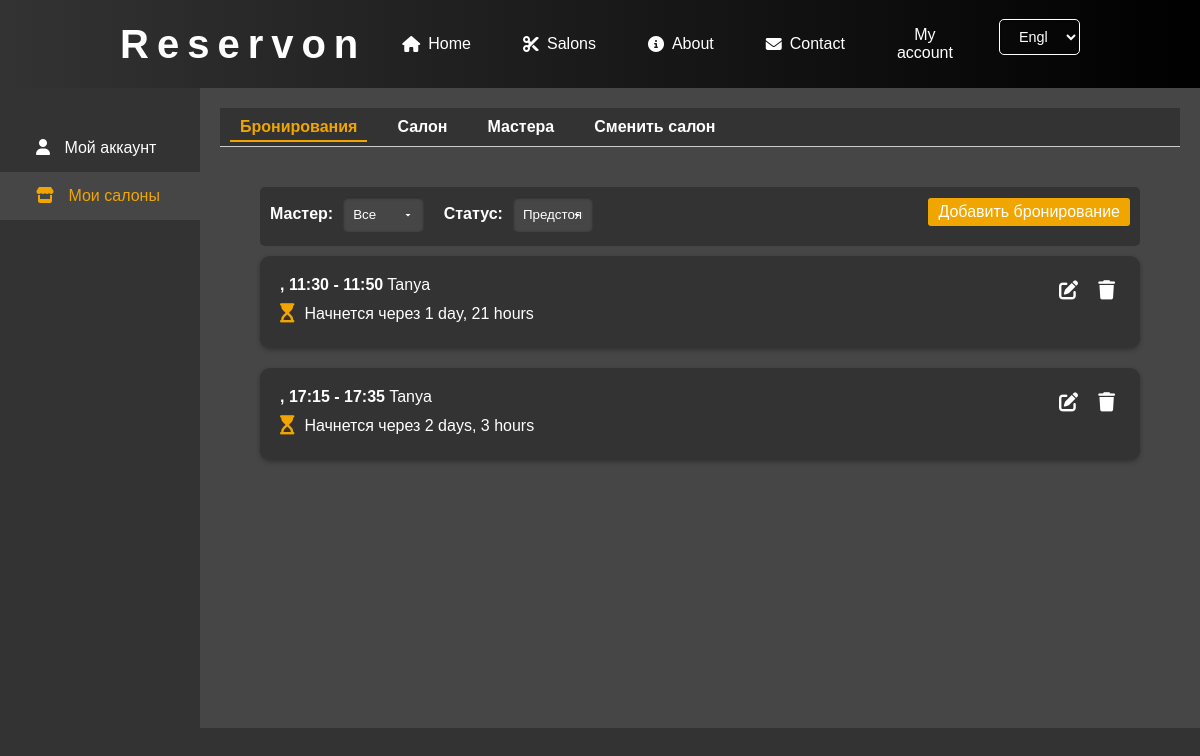
Before: /user-account/bookings/ (signed in) with the older database file.
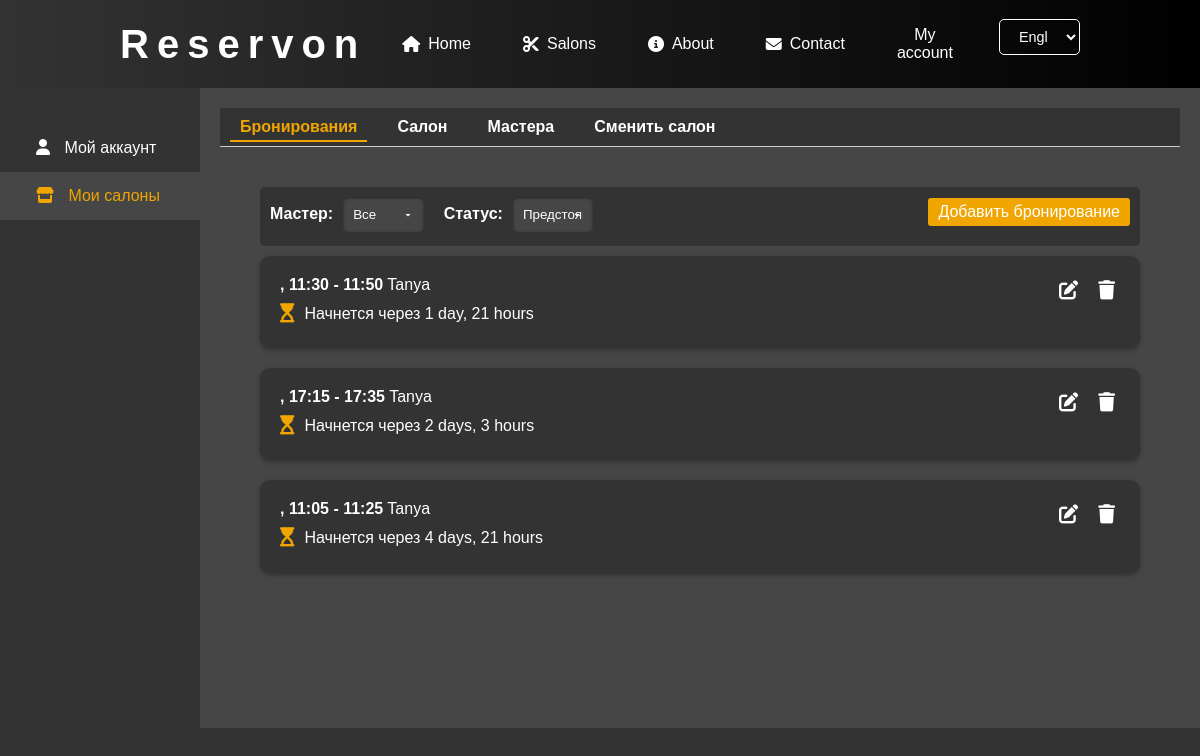
After: the same page with the newer database file.
### salons/models.py (models this page shows, shortened)
class Appointment(models.Model):
    salon = models.ForeignKey(Salon, on_delete=models.CASCADE)
    user = models.ForeignKey(User, on_delete=models.CASCADE, null=True, blank=True)
    start_datetime = models.DateTimeField()
    end_datetime = models.DateTimeField(null=True, blank=True)
    barbers = models.ManyToManyField(
        Barber,
        through='AppointmentBarberService',
        related_name='appointments'
    )

class AppointmentBarberService(models.Model):
    appointment = models.ForeignKey(Appointment, on_delete=models.CASCADE, related_name='barber_services')
    barber = models.ForeignKey(Barber, on_delete=models.SET_NULL, null=True, blank=True, related_name='appointmentbarberservice')
    services = models.ManyToManyField(Service)
    start_datetime = models.DateTimeField()
    end_datetime = models.DateTimeField()

class Barber(models.Model):
    salon = models.ForeignKey(Salon, on_delete=models.CASCADE, related_name='barbers')
    user = models.OneToOneField(User, on_delete=models.SET_NULL, null=True, blank=True)
    name = models.CharField(max_length=100)
    avatar = models.ImageField(upload_to='salons/barbers', blank=True, null=True)
    description = models.TextField(blank=True, null=True)
    categories = models.ManyToManyField(ServiceCategory, related_name='barbers')  # Add this line
    def __str__(self):
        return f"{self.name} ({self.salon.name})"

### user_account/views.py (the view)
# urls.py: path('bookings/', views.manage_bookings, name='manage_bookings'),
@login_required
def manage_bookings(request):
    user = request.user
    salons = user.administered_salons.all()
    if not salons.exists():
        return render(request, 'user_account/no_salons.html')
    salon_id = request.GET.get('salon_id')
    if salon_id:
        selected_salon = get_object_or_404(Salon, id=salon_id, admins=user)
    else:
        selected_salon = salons.first()
    appointments = Appointment.objects.filter(salon=selected_salon)
    barber_id = request.GET.get('barber')
    status = request.GET.get('status', 'upcoming')  # По умолчанию 'upcoming'
    if barber_id:
        appointments = appointments.filter(barber_services__barber_id=barber_id)
    if status == 'past':
        appointments = appointments.filter(end_datetime__lt=timezone.now())
    elif status == 'upcoming':
        appointments = appointments.filter(start_datetime__gte=timezone.now())
    appointments = appointments.distinct()
    appointments = appointments.order_by('start_datetime')
    paginator = Paginator(appointments, 10)
    page_number = request.GET.get('page')
    page_obj = paginator.get_page(page_number)
    barbers = Barber.objects.filter(salon=selected_salon)
    booking_form = AdminBookingForm()
    context = {
        'appointments': page_obj,
        'barbers': barbers,
        'selected_salon': selected_salon,
        'salons': salons,
        'active_menu': 'bookings',
        'active_sidebar': 'salons',
        'now': timezone.now(),
        'booking_form': booking_form,
    }
    return render(request, 'user_account/manage_bookings.html', context)

### user_account/forms.py
class AdminBookingForm(forms.ModelForm):
    barber = forms.ModelChoiceField(
        queryset=Barber.objects.all(),
        required=False,
        label='Мастер'
    )
    services = forms.ModelMultipleChoiceField(
        queryset=Service.objects.all(),
        required=False,
        label='Услуги'
    )
    class Meta:
        model = Appointment
        fields = ['start_datetime', 'end_datetime', 'barber', 'services']
        labels = {
            'start_datetime': 'Начало бронирования',
            'end_datetime': 'Конец бронирования',
        }
        widgets = {
            'start_datetime': DateTimeInput(attrs={'type': 'datetime-local'}),
            'end_datetime': DateTimeInput(attrs={'type': 'datetime-local'}),
        }

### salons/models.py (called while the page is built)
    def __str__(self):
        return self.name

### user_account/templatetags/custom_filters.py (called while the page is built)
@register.filter
def format_date_localized(value):
    if value is None:
        return ''
    tz = timezone.get_current_timezone()
    value = timezone.localtime(value, tz)
    current_language = get_language() or 'en'
    locale_code = LANGUAGE_LOCALE_MAP.get(current_language, 'en')
    return format_datetime(value, "d MMMM", locale=locale_code)

### user_account/templates/user_account/manage_bookings.html (shortened to what this page needs)
{% extends "user_account/account_base.html" %}
{% load custom_filters %}
{% load static %}
{% block page_content %}
<div class="bookings-container">
    <form method="get" class="filter-form">
        <div class="filter-fields">
            <label for="barber">Мастер:</label>
            <select name="barber" id="barber"  onchange="this.form.submit()">
                <option value="">Все</option>
            </select>
            <label for="status">Статус:</label>
            <select name="status" id="status"  onchange="this.form.submit()">
                <option value="upcoming" {% if request.GET.status == 'upcoming' or request.GET.status == None %}selected{% endif %}>Предстоящие</option>
            </select>
        </div>
          <button type="button" class="btn btn-primary" data-toggle="modal" data-target="#addBookingModal">
            Добавить бронирование
          </button>
        </form>
                        {% include "user_account/add_booking.html" with form=booking_form selected_salon=selected_salon %}
    {% for appointment in appointments %}
        {% if appointment.id %}
    <div class="booking-card"  onclick="window.location.href=`{% url 'user_account:edit_booking' appointment.id %}`">
        <div class="booking-info">
           <span class="booking-time">{{ appointment.start_datetime|format_date_localized }}, {{ appointment.start_datetime|time:"H:i" }} - {{ appointment.end_datetime|time:"H:i" }}</span>
           {% for barber_service in appointment.barber_services.all %}
                    {{ barber_service.barber.name }}{% if not forloop.last %}, {% endif %}
                {% endfor %}
            {% with time_diff=appointment.start_datetime|timeuntil:now %}
            {% if appointment.start_datetime > now %}
                <p>
                    <i class="fas fa-hourglass-start"></i>
                    <span class="booking-countdown">Начнется через {{ time_diff }}</span>
                </p>
            {% else %}
                <p>
                    <i class="fas fa-hourglass-end"></i>
                    <span class="booking-countdown">Уже началось</span>
                </p>
            {% endif %}
        {% endwith %}
        </div>
        <div class="booking-actions">
            <a href="{% url 'user_account:edit_booking' appointment.id %}" class="action-button" title="Редактировать"><i class="fas fa-edit"></i></a>
            <a href="{% url 'user_account:delete_booking' appointment.id %}" class="action-button" title="Удалить"><i class="fas fa-trash"></i></a>
        </div>
    </div>
    {% else %}
        <p>Ошибка: бронирование без идентификатора.</p>
    {% endif %}
        {% empty %}
        <p>Бронирований пока нет</p>
    {% endfor %}
</div>
{% endblock %}

### user_account/templates/user_account/account_base.html (shortened to what this page needs)
{% extends "base.html" %}
{% load static %}
{% block content %}
<link rel="stylesheet" href="{% static 'user_account/css/unified.css' %}">
<link rel="stylesheet" href="{% static 'user_account/css/my_account.css' %}">
<link rel="stylesheet" href="{% static 'user_account/css/account.css' %}">
<link rel="stylesheet" href="{% static 'user_account/css/manage_bookings.css' %}">
<link rel="stylesheet" href="{% static 'user_account/css/dashboard.css' %}">
<link rel="stylesheet" href="{% static 'user_account/css/edit_booking.css' %}">
<div class="dashboard-container">
    <nav class="sidebar">
        <ul>
            <li class="{% if active_sidebar == 'account' %}active{% endif %}"><a href="{% url 'user_account:my_account' %}"><i class="fas fa-user"></i> Мой аккаунт</a></li>
            <li class="{% if active_sidebar == 'salons' %}active{% endif %}"><a href="{% url 'user_account:account_dashboard' %}"><i class="fas fa-store"></i> Мои салоны</a></li>
        </ul>
    </nav>
    <div class="main-content">
        <div class="top-menu">
            <ul>
                <li class="{% if active_menu == 'bookings' %}active{% endif %}"><a href="{% url 'user_account:manage_bookings' %}">Бронирования</a></li>
                <li class="{% if active_menu == 'salon' %}active{% endif %}"><a href="{% url 'user_account:account_dashboard' %}">Салон</a></li>
                <li class="{% if active_menu == 'salon_masters' %}active{% endif %}"><a href="{% url 'user_account:salon_masters' %}">Мастера</a></li>
                {% if salons|length > 1 %}
                    <li><a href="#" id="change-salon-button">Сменить салон</a></li>
                {% endif %}
            </ul>
        </div>
        <div class="page-content">
            {% block page_content %}{% endblock %}
        </div>
    </div>
</div>
<link href="https://cdn.jsdelivr.net/npm/select2@4.1.0-rc.0/dist/css/select2.min.css" rel="stylesheet" />
<link rel="stylesheet" href="https://cdn.jsdelivr.net/npm/flatpickr/dist/flatpickr.min.css">
{% endblock %}

### main/templates/base.html (shortened to what this page needs)
{% load static %}
{% load socialaccount %}
<!DOCTYPE html>
<html lang="en">
  <head>
    <link rel="stylesheet" href="{% static 'main/css/main.css' %}">
    <link rel="stylesheet" href="{% static 'main/css/header.css' %}">
    <link rel="stylesheet" href="{% static 'main/css/section.css' %}">
  </head>
  <body>
    <header>
      {% include "main/header.html" %}
    </header>
    <main>
      {% block content %} {% endblock %}
    </main>
  </body>
</html>

### main/templates/main/header.html (shortened to what this page needs)
{% load i18n %}
{% get_current_language as LANGUAGE_CODE %}
{% get_available_languages as LANGUAGES %}
{% get_language_info_list for LANGUAGES as languages %}
<div class="header-container">
  <div class="logo">
    <h1><a href="/">Reservon</a></h1>
  </div>
  <nav class="navigation" id="navigation">
    <ul>
      <li><a href="{% url 'main:main' %}"><i class="fa-solid fa-house"></i> {% trans "Home" %}</a></a></li>
      <li><a href="{% url 'salons:salons_main' %}"><i class="fas fa-cut"></i> {% trans "Salons" %}</a></li>
      <li><a href="{% url 'main:about' %}"><i class="fas fa-info-circle"></i> {% trans "About" %}</a></li>
      <li><a href="{% url 'main:contacts' %}"><i class="fas fa-envelope"></i> {% trans "Contact" %}</a></li>
    </ul>
    <div class="auth-buttons">
      {% if user.is_authenticated %}
          <a href="/user-account/bookings"><span class="user-name">{% trans "My account" %}</span></a>
      {% else %}
        <a href="#" class="btn login-btn" onclick="openAuthModal('login')"><i class="fa-solid fa-user"></i>{% trans "Login" %}</a>
      {% endif %}
      <form action="{% url 'set_language' %}" method="post" class="language-switcher">
        <select name="language" onchange="this.form.submit()">
          {% for language in languages %}
            <option value="{{ language.code }}" {% if language.code == LANGUAGE_CODE %}selected{% endif %}>
              {{ language.name_local }}
            </option>
          {% endfor %}
        </select>
      </form>
    </div>
  </nav>
</div>

### user_account/templates/user_account/add_booking.html (shortened to what this page needs)
{% load static %}
<link rel="stylesheet" href="{% static 'user_account/css/add_booking.css' %}">

### main/static/main/css/main.css (style rules this page uses)
body { background-color: #000; color: #fff; font-family: 'Helvetica Neue', Helvetica, Arial, sans-serif; margin: 0; padding: 0; }
* { box-sizing: border-box; }
header { width: 100%; text-align: center; color: white; transition: .4s; }
h1 { font-family: Moderne Sans, sans-serif; text-align: center; font-size: 2rem; width: 100%; letter-spacing: .5rem; margin-bottom: 20px; }
nav a { text-decoration: none; color: inherit; padding: 1rem; }

### main/static/main/css/header.css (style rules this page uses)
header { background: linear-gradient(90deg, #000, #333); color: #fff; padding: 10px 0; position: sticky; top: 0; z-index: 1000; }
.header-container { width: 100%; padding: 0 10%; box-sizing: border-box; display: flex; justify-content: space-between; align-items: center; }
.logo h1 { margin: 0; font-family: 'Moderne Sans', sans-serif; font-size: 2.5rem; letter-spacing: .5rem; }
.logo a { color: #fff; text-decoration: none; }
.navigation { display: flex; align-items: center; justify-content: space-between; gap: 20px; }
.navigation ul { list-style: none; margin: 0; padding: 0; display: flex; }
.navigation li { margin-left: 20px; }
.navigation a { color: #fff; text-decoration: none; font-size: 1rem; transition: color 0.3s; display: flex; align-items: center; }
.navigation a i { margin-right: 8px; }
.auth-buttons { display: flex; align-items: center; }
.language-switcher { margin-left: 15px; }
.language-switcher select { padding: 8px 15px; border-radius: 5px; background-color: transparent; color: #fff; border: 1px solid #fff; font-size: 0.9rem; cursor: pointer; transition: background 0.3s, color 0.3s; }
.language-switcher option { color: #000; }
.auth-buttons .user-name { color: #fff; margin-right: 15px; font-size: 1rem; }

### user_account/static/user_account/css/unified.css (style rules this page uses)
body { background-color: #333; color: #fff; font-family: 'Arial', sans-serif; margin: 0; padding: 0; }
#content, .page-content { padding: 20px; }
h1, h2, h3, h4 { color: #fff; margin-bottom: 15px; }
a { color: rgb(240,165,0); text-decoration: none; }
button, .btn, input[type="submit"] { background-color: rgb(240,165,0); border: none; border-radius: 4px; color: #fff; padding: 8px 12px; cursor: pointer; font-size: 1rem; transition: background-color 0.3s; margin-bottom: 10px; }
input[type="text"], input[type="file"], textarea, select { background-color: #444; color: #fff; border: 1px solid #555; border-radius: 4px; padding: 10px; width: 100%; margin-bottom: 15px; transition: border-color 0.3s, box-shadow 0.3s; box-shadow: inset 0 1px 3px rgba(0,0,0,0.5); }
label { font-weight: bold; margin-bottom: 5px; display: block; }

### user_account/static/user_account/css/account.css (style rules this page uses)
.dashboard-container { display: flex; flex-wrap: nowrap; min-height: 80vh; }
.top-menu { background-color: rgb(51, 51, 51); padding: 10px; border-bottom: 1px solid #ccc; }
.top-menu ul { list-style-type: none; display: flex; margin: 0; padding: 0; }
.top-menu ul li { margin-right: 20px; }
.top-menu ul li a { color: white; text-decoration: none; font-weight: bold; }
.top-menu ul li.active a, .top-menu ul li a:hover { color: rgb(240, 165, 0); }
.top-menu ul li a { padding: 5px 10px; }
.top-menu ul li.active a { color: rgb(240, 165, 0); border-bottom: 2px solid rgb(240, 165, 0); }
.sidebar { flex: 0 0 200px; width: 200px; background-color: rgb(51, 51, 51); color: white; padding-top: 20px; }
.sidebar ul { list-style-type: none; padding-left: 0; }
.sidebar ul li { padding: 15px 20px; }
.sidebar ul li a { color: white; text-decoration: none; }
.sidebar ul li.active, .sidebar ul li:hover { background-color: rgb(70, 70, 70); }
.sidebar ul li.active a, .sidebar ul li:hover a { color: rgb(240, 165, 0); }
.sidebar ul li a i { margin-right: 10px; }
.main-content { flex-grow: 1; background-color: rgb(70, 70, 70); padding: 20px; }

### user_account/static/user_account/css/edit_booking.css (style rules this page uses)
:root { --primary-color: #009bff; --primary-hover: #006bb3; --secondary-color: #f0a500; --secondary-hover: #dc9100; --danger-color: #c80000; --danger-hover: #aa0000; --background-color: #333333; --background-hover: #3c3c3c; --card-background: #333333; --card-hover-background: #3c3c3c; --text-color: #ffffff; --text-muted: #cccccc; --border-color: #c8c8c8; --shadow-color: rgba(0, 0, 0, 0.3); --shadow-hover-color: rgba(0, 0, 0, 0.5); --input-background: #464646; --input-border: #c8c8c8; }
.booking-time { font-size: 1.2em; font-weight: bold; color: var(--secondary-color); }

Changed rows visible on the page:
added Appointment: start_datetime "11:05", end_datetime "11:25", appointment "4 days, 21 hours"
added AppointmentBarberService: barber.name "Tanya", shown under "11:05"
